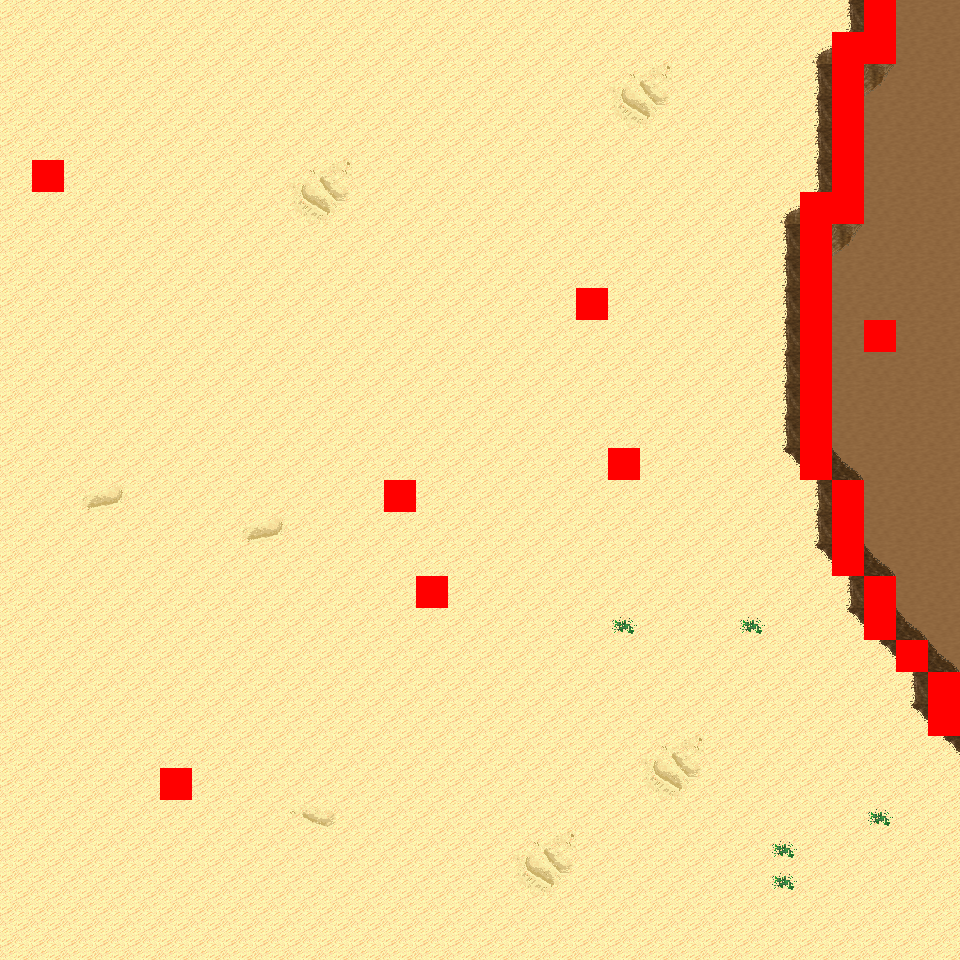

Below is a game level as drawn by its tile map, then a one-line description and the .tmx that defines it (tile-layer data replaced by summaries):
An orthogonal 30x30 tile map with 32x32 px tiles, 6 tile layers (Ground, Object, Object2, Above, ...), 10 tilesets and 5 objects (5x mapExit).

<map version="1.0" orientation="orthogonal" renderorder="right-down" width="30" height="30" tilewidth="32" tileheight="32" nextobjectid="6">
  <tileset firstgid="1" name="tileset_logic_collision" tilewidth="32" tileheight="32" tilecount="1" columns="1">
    <image source="../drawable/tileset_logic_collision.png" width="32" height="32" />
  </tileset>
  <tileset firstgid="2" name="tileset_ground_ground" tilewidth="32" tileheight="32" tilecount="33" columns="3">
    <image source="../drawable/tileset_ground_ground.png" width="96" height="352" />
  </tileset>
  <tileset firstgid="35" name="tileset_ground_ridge_earth_pale" tilewidth="32" tileheight="32" tilecount="96" columns="12">
    <image source="../drawable/tileset_ground_ridge_earth_pale.png" width="384" height="256" />
  </tileset>
  <tileset firstgid="131" name="tileset_ground_ridge_earth_dark" tilewidth="32" tileheight="32" tilecount="96" columns="12">
    <image source="../drawable/tileset_ground_ridge_earth_dark.png" width="384" height="256" />
  </tileset>
  <tileset firstgid="227" name="tileset_terrain_desert" tilewidth="32" tileheight="32" tilecount="88" columns="8">
    <image source="../drawable/tileset_terrain_desert.png" width="256" height="352" />
  </tileset>
  <tileset firstgid="315" name="tileset_ground_ladder_horizontal_dark" tilewidth="32" tileheight="32" tilecount="3" columns="1">
    <image source="../drawable/tileset_ground_ladder_horizontal_dark.png" width="32" height="96" />
  </tileset>
  <tileset firstgid="318" name="tileset_plant_bush_various_small" tilewidth="32" tileheight="32" tilecount="9" columns="3">
    <image source="../drawable/tileset_plant_bush_various_small.png" width="96" height="96" />
  </tileset>
  <tileset firstgid="327" name="tileset_plant_cactus_2" tilewidth="32" tileheight="32" tilecount="10" columns="5">
    <image source="../drawable/tileset_plant_cactus_2.png" width="160" height="64" />
  </tileset>
  <tileset firstgid="337" name="tileset_plant_tree_evergreen" tilewidth="32" tileheight="32" tilecount="36" columns="3">
    <image source="../drawable/tileset_plant_tree_evergreen.png" width="96" height="384" />
  </tileset>
  <tileset firstgid="373" name="tileset_ground_sand_2" tilewidth="32" tileheight="32" tilecount="15" columns="5">
    <image source="../drawable/tileset_ground_sand_2.png" width="160" height="96" />
  </tileset>
  <layer name="Ground" width="30" height="30">
    <data>[900 cells, 900 non-empty, 13 distinct tile ids]</data>
  </layer>
  <layer name="Object" width="30" height="30">
    <data>[900 cells, 59 non-empty, 12 distinct tile ids]</data>
  </layer>
  <layer name="Object2" width="30" height="30">
    <data>[900 cells, 0 non-empty, 0 distinct tile ids]</data>
  </layer>
  <layer name="Above" width="30" height="30">
    <data>[900 cells, 0 non-empty, 0 distinct tile ids]</data>
  </layer>
  <layer name="Above2" width="30" height="30">
    <data>[900 cells, 0 non-empty, 0 distinct tile ids]</data>
  </layer>
  <layer name="Walkable" width="30" height="30">
    <data>[900 cells, 32 non-empty, 1 distinct tile ids]</data>
  </layer>
  <objectgroup name="MapEvents">
    <object id="1" name="north" type="mapExit" x="0" y="0" width="864" height="32">
      <properties>
        <property name="map" value="level_0_x25_y129" />
        <property name="x" value="0" />
        <property name="y" value="28" />
      </properties>
    </object>
    <object id="2" name="north2" type="mapExit" x="896" y="0" width="64" height="32">
      <properties>
        <property name="map" value="level_0_x25_y129" />
        <property name="x" value="28" />
        <property name="y" value="28" />
      </properties>
    </object>
    <object id="3" name="south" type="mapExit" x="0" y="928" width="960" height="32">
      <properties>
        <property name="map" value="level_0_x25_y131" />
        <property name="x" value="0" />
        <property name="y" value="1" />
      </properties>
    </object>
    <object id="4" name="east" type="mapExit" x="928" y="0" width="32" height="672">
      <properties>
        <property name="map" value="level_0_x26_y130" />
        <property name="x" value="1" />
        <property name="y" value="0" />
      </properties>
    </object>
    <object id="5" name="east2" type="mapExit" x="928" y="736" width="32" height="224">
      <properties>
        <property name="map" value="level_0_x26_y130" />
        <property name="x" value="1" />
        <property name="y" value="23" />
      </properties>
    </object>
  </objectgroup>
</map>
